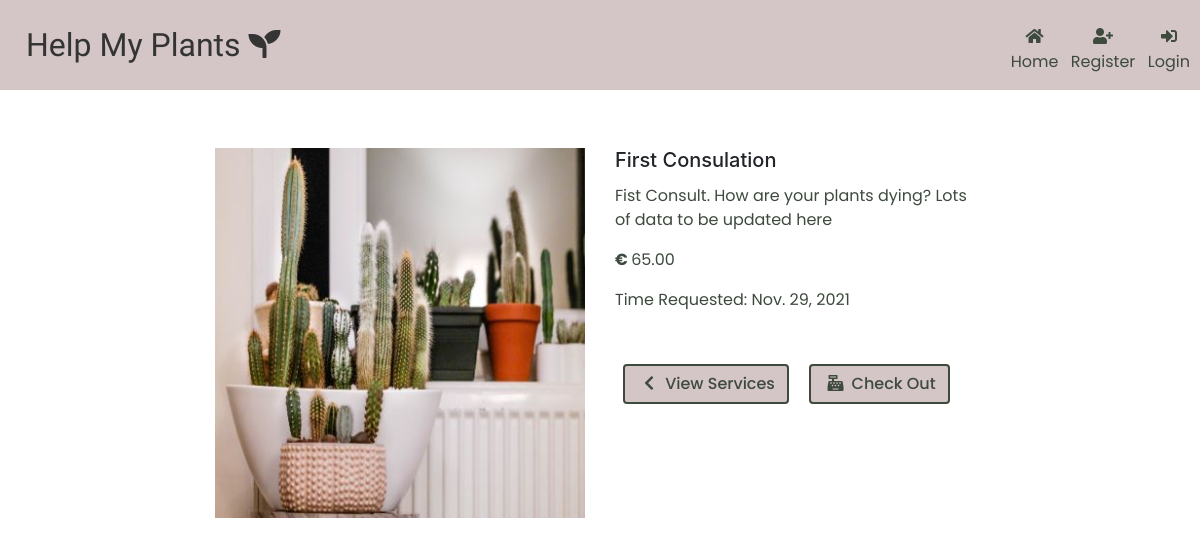
Page /services/1/ on the earlier database version.
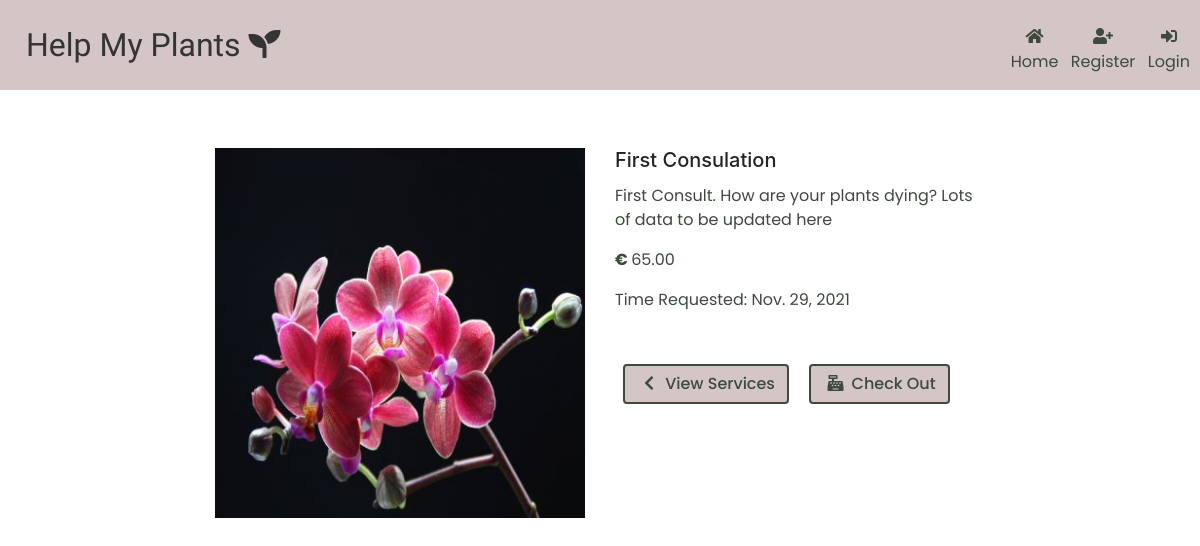
Same page on the later database version.
### services/models.py (models this page shows, shortened)
class Service(models.Model):
    name = models.CharField(max_length=254)
    description = models.TextField()
    time_slot = models.DateField(null=True, blank=True)
    price = models.DecimalField(max_digits=6, decimal_places=2)
    image = models.ImageField(null=True, blank=True)

### services/views.py (the view)
# urls.py: path('<int:service_id>/', views.service_detail, name='service_detail'),
def service_detail(request, service_id):
    service = get_object_or_404(Service, pk=service_id)
    context = {
        'service': service,
    }
    return render(request, 'services/service_detail.html', context)

### services/templates/services/service_detail.html (shortened to what this page needs)
{% extends "base.html" %}
{% load static %}
{% block page_header %}
<div class="container-fluid header-container">
</div>
{% endblock %}
{% block content %}
<div class="container-fluid content-container">
  <div class="row">
    <div class="col-12 col-md-6 col-lg-4 offset-lg-2">
      <div class="image-container my-5">
        {% if service.image %}
        <a href="{{ service.image.url }}" target="_blank">
          <img src="{{ service.image.url }}" class="img-fluid" alt="{{ service.name }}">
        </a>
        {% else %}
        <a href="">
          <img src="{{ MEDIA_URL }}no-image.png" class="img-fluid" alt="{{ service.name }}">
        </a>
        {% endif %}
      </div>
    </div>
    <div class="col-12 col-md-6 col-lg-4">
      <div class="product-details-container mb-5 mt-md-5">
        <h5 class="card-title">{{ service.name}}</h5>
        <p class="text-content">{{ service.description }}</p>
        <p class="text-content"><strong>€ </strong>{{ service.price }}</p>
        <p class="text-content">Time Requested: {{ service.time_slot }}</p>
      </div>
      <a href="{% url 'services' %}" class="btn my-1 mx-2">
        <span class="icon">
            <i class="fas fa-chevron-left"></i>
        </span>
        <span class="text-content">View Services</span>
    </a>
    <a href="#" class="btn my-1 mx-2">
      <span class="icon">
        <i class="fas fa-cash-register"></i>
      </span>
      <span class="text-content">Check Out</span>
  </a>
    </div>
  </div>
</div>
{% endblock %}

### templates/base.html (shortened to what this page needs)
{% load static %}
<!DOCTYPE html>
<html lang="en">
<head>
    {% block corecss %}
    <link rel="stylesheet" href="https://cdnjs.cloudflare.com/ajax/libs/twitter-bootstrap/4.6.0/css/bootstrap.min.css">
    <link rel="stylesheet" href="https://cdnjs.cloudflare.com/ajax/libs/font-awesome/5.15.4/css/all.min.css">
    <link rel="stylesheet" href="{% static 'css/base.css' %}">
    {% endblock %}
</head>
<body>
    <header class="container-fluid header-container">
<div id="topnav" class="row pt-lg-2 d-none d-lg-flex">
    <div class="col-12 col-lg-4 my-auto py-1 py-lg-0 text-lg-left">
        <a href="{% url 'home' %}" class="nav-link main-logo-link">
            <h2 class="text-heading">Help My Plants <i class="fas fa-seedling"></i></h2>
        </a>
    </div>
    <div class="col-12 col-lg-8 my-auto py-1 py-lg-0 navbar-collapse">
        <ul class="list-inline  text-center text-lg-right my-0">
            {% if request.user.is_authenticated %}
                {% if request.user.is_superuser %}
                    <li class="list-inline-item text-content"><div class="text-center"><i class="fas fa-cogs"></i> </div> Site Admin</li>
                {% endif %}
                <li class="list-inline-item pl-1"><a href="{% url 'services' %}" class="text-content"><div class="text-center"><i class="fas fa-store"></i> </div>Services</a></li>
                <li class="list-inline-item pl-1"><a href="" class="text-content"><div class="text-center"><i class="far fa-user-circle"></i></div>My Profile</a></li>
                <li class="list-inline-item pl-1"><a href="" class="text-content"><div class="text-center"><i class="fas fa-info-circle"></i></div>Find out more</a></li>
                <li class="list-inline-item pl-1"><a href="{% url 'account_logout' %}" class="text-content"><div class="text-center"><i class="fas fa-sign-out-alt"></i></div>Logout</a></li>
            {% else %}
                <li class="list-inline-item"><a href="" class="text-content"><div class="text-center"><i class="fas fa-home"></i></div>Home</a></li>
                <li class="list-inline-item"><a href="{% url 'account_signup' %}" class="text-content"><div class="text-center"><i class="fas fa-user-plus"></i></div>Register</a></li>
                <li class="list-inline-item"><a href="{% url 'account_login' %}" class="text-content"><div class="text-center"><i class="fas fa-sign-in-alt"></i></div>Login</a></li>
            {% endif %}
        </ul>
    </div>
</div>
    </header>
    {% block page_header %}
    {% endblock %}
    {% block content %}
    {% endblock %}
</body>
</html>

### static/css/base.css (style rules this page uses)
:root { --main-text-color: #3D4A3D; --headers: #343434; --color1:#138A36; --color2:#D4C5C7; }
html { height: 100%; }
body { height: calc(100vh - 164px); }
.header-container { padding: 10px; background-color: var(--color2); position: fixed; top: 0; right: 0; left: 0; z-index: 1000; color: var(--headers); }
.content-container { padding-top: 100px; }
.text-heading { color: var(--headers); font-family: 'Hind', sans-serif; font-size:2rem; }
.text-content { color: var(--main-text-color); font-family: 'Poppins', sans-serif; font-size:1rem; }
.icon { align-items: center; display: inline-flex; justify-content: center; height: 1rem; width: 1.5rem; }
.btn { border: 2px solid var(--main-text-color); color: var(--main-text-color); background-color: var(--color2); font-family: 'Poppins', sans-serif; font-weight: 500; }

Differences in the rows shown:
changed Service "First Consulation": image: a different picture; description "Fist Consult. How are your plants dying? Lots of data to be updated here" → "First Consult. How are your plants dying? Lots of data to be updated here"
